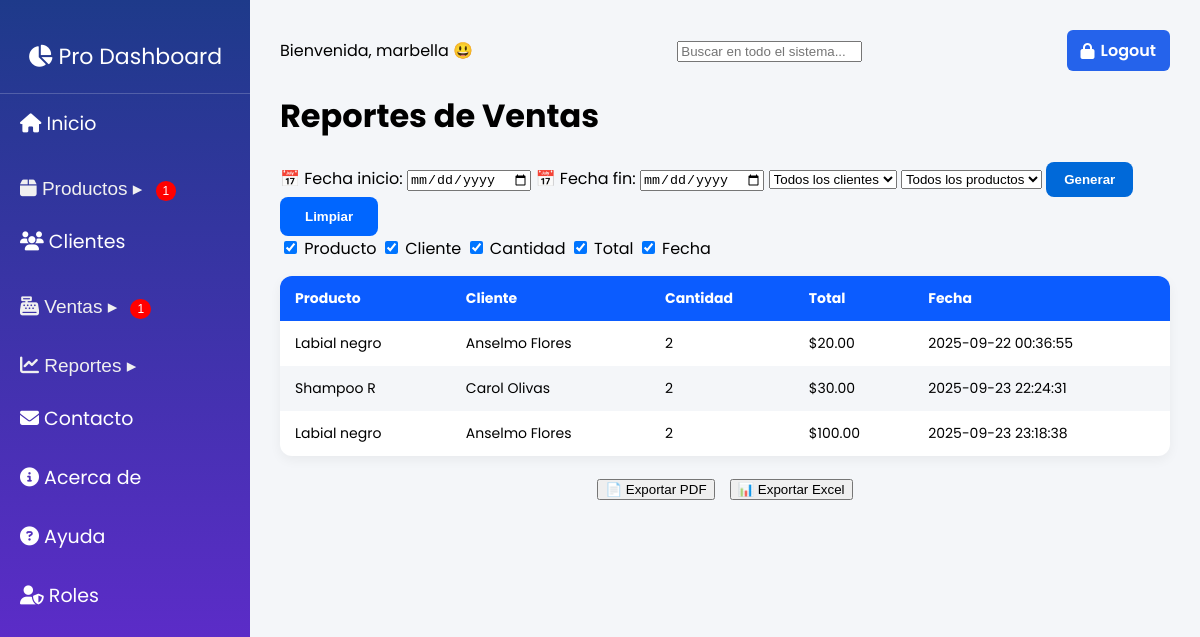
The app's page /index.php?page=reportes_ventas (signed in) with its own data.
### tables this page shows
CREATE TABLE `ventas_items` (
  `id` int(11) NOT NULL,
  `venta_id` int(11) NOT NULL,
  `producto_id` int(11) NOT NULL,
  `cantidad` int(11) NOT NULL,
  `precio_unitario` decimal(10,2) NOT NULL
);

CREATE TABLE `productos` (
  `id` int(11) NOT NULL,
  `nombre` varchar(150) NOT NULL,
  `marca` varchar(100) NOT NULL,
  `categoria` varchar(100) DEFAULT NULL,
  `descripcion` text DEFAULT NULL,
  `precio` decimal(10,2) NOT NULL,
  `stock` int(11) NOT NULL DEFAULT 0,
  `fecha_ingreso` date DEFAULT NULL,
  `imagen` varchar(255) DEFAULT NULL,
  `updated_at` timestamp NOT NULL DEFAULT current_timestamp() ON UPDATE current_timestamp()
);

CREATE TABLE `clientes` (
  `id` int(11) NOT NULL,
  `nombre` varchar(150) NOT NULL,
  `correo` varchar(150) DEFAULT NULL,
  `telefono` varchar(50) DEFAULT NULL,
  `direccion` varchar(255) DEFAULT NULL,
  `fecha_registro` timestamp NOT NULL DEFAULT current_timestamp()
);

CREATE TABLE `ventas` (
  `id` int(11) NOT NULL,
  `cliente_id` int(11) NOT NULL,
  `fecha` timestamp NOT NULL DEFAULT current_timestamp(),
  `total` decimal(10,2) NOT NULL DEFAULT 0.00,
  `modalidad_pago` enum('contado','credito') NOT NULL DEFAULT 'contado',
  `fecha_vencimiento` date DEFAULT NULL
);

### sections/reportes_ventas.php (the view, shortened to what this page needs)
<?php
$filtro_fecha_inicio = $_GET['fecha_inicio'] ?? '';
$filtro_fecha_fin    = $_GET['fecha_fin'] ?? '';
$query = "
    SELECT
        p.nombre AS producto,
        c.nombre AS cliente,
        vi.cantidad,
        (vi.precio_unitario * vi.cantidad) AS total,
        v.fecha
    FROM ventas_items vi
    INNER JOIN productos p ON vi.producto_id = p.id
    INNER JOIN ventas v ON vi.venta_id = v.id
    INNER JOIN clientes c ON v.cliente_id = c.id
    WHERE 1=1
";
$mostrar_resultados = false;
if (!empty($_GET)) {
    $result = $conn->query($query);
    $mostrar_resultados = true;
}
?>
<div id="reportes-container">
    <h1>Reportes de Ventas</h1>
    <form method="GET" class="filtros" action="">
        <label for="fecha_inicio">📅 Fecha inicio:</label>
        <input type="date" name="fecha_inicio" value="<?= $filtro_fecha_inicio ?>">
        <label for="fecha_fin">📅 Fecha fin:</label>
        <input type="date" name="fecha_fin" value="<?= $filtro_fecha_fin ?>">
        <select name="cliente">
            <option value="">Todos los clientes</option>
        </select>
        <select name="producto">
            <option value="">Todos los productos</option>
        </select>
        <button type="submit" class="btn-primary">Generar</button>
        <button id="btn-limpiar-reporte" class="btn-limpiar" type="button">
         Limpiar
        </button>
    </form>
    <div class="columnas">
        <label><input type="checkbox" checked> Producto</label>
        <label><input type="checkbox" checked> Cliente</label>
        <label><input type="checkbox" checked> Cantidad</label>
        <label><input type="checkbox" checked> Total</label>
        <label><input type="checkbox" checked> Fecha</label>
    </div>
    <table>
        <thead>
            <tr>
                <th>Producto</th>
                <th>Cliente</th>
                <th>Cantidad</th>
                <th>Total</th>
                <th>Fecha</th>
            </tr>
        </thead>
        <tbody id="reportes-ventas-body">
            <?php if ($mostrar_resultados && $result->num_rows > 0): ?>
                <?php while ($row = $result->fetch_assoc()): ?>
                    <tr>
                        <td><?= $row['producto'] ?></td>
                        <td><?= $row['cliente'] ?></td>
                        <td><?= $row['cantidad'] ?></td>
                        <td>$<?= number_format($row['total'], 2) ?></td>
                        <td><?= $row['fecha'] ?></td>
                    </tr>
                <?php endwhile; ?>
            <?php elseif ($mostrar_resultados): ?>
                <tr><td colspan="5" style="text-align:center;">No se encontraron resultados</td></tr>
            <?php endif; ?>
        </tbody>
    </table>
    <div class="exportar">
        <form action="sections/exportar_pdf.php" method="post" style="display:inline;">
            <button type="submit" class="btn-report">📄 Exportar PDF</button>
        </form>
        <form action="sections/exportar_excel.php" method="post" style="display:inline;">
            <button type="submit" class="btn-report">📊 Exportar Excel</button>
        </form>
    </div>
</div>

### public/style.css (style rules this page uses)
body { font-family: 'Poppins', sans-serif; margin: 0; padding: 0; height: 100vh; display: flex; overflow-x: hidden; overflow-y: hidden; }
table { width: 100%; border-collapse: collapse; border-radius: 12px; overflow: hidden; box-shadow: 0 4px 12px rgba(0,0,0,0.05); background: white; margin-top: 15px; }
table th, table td { text-align: left; padding: 12px 15px; font-size: 14px; }
table th { background-color: #0b5cff; color: white; }
table tr:nth-child(even) { background-color: #f4f6f9; }
.btn-limpiar { background: #0066ff; color: white; font-weight: bold; padding: 12px 25px; border: none; border-radius: 8px; cursor: pointer; transition: 0.2s; }
.btn-primary { background: #0066ff; color: white; font-weight: bold; padding: 12px 25px; border: none; border-radius: 8px; cursor: pointer; transition: 0.2s; }
.exportar { display: flex; justify-content: center; gap: 15px; margin-top: 20px; }
.btn-primary { background-color: #0069d9; border: none; color: #fff; padding: 10px 18px; border-radius: 8px; cursor: pointer; font-weight: bold; transition: background 0.3s; }

### records on screen
ventas_items: producto.nombre "Labial negro", clientes.nombre "Anselmo Flores", cantidad "2", total "20.00", venta.fecha "2025-09-22 00:36:55"
ventas_items: producto.nombre "Shampoo R", clientes.nombre "Carol Olivas", cantidad "2", total "30.00", venta.fecha "2025-09-23 22:24:31"
ventas_items: producto.nombre "Labial negro", clientes.nombre "Anselmo Flores", cantidad "2", total "100.00", venta.fecha "2025-09-23 23:18:38"

### other values on screen
$stock_bajo "1"
$vencidas "1"
$saludo "Bienvenida"
$_SESSION['username'] "marbella"
